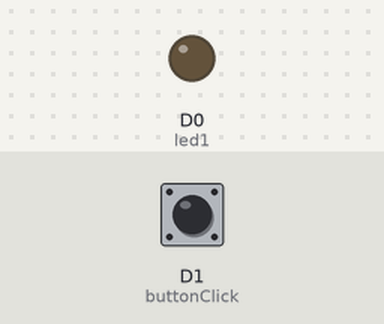
A sketch run on a simulated Particle Photon. Parts: output pins drawn as LEDs (lit = HIGH). Inputs (shaded band) come from the test bench; at power-on: D1 (buttonClick) LOW.

Above: at 1.2 s.
1.3 s: D1 (buttonClick) pulled HIGH for 0.15 s
At 2.6 s:
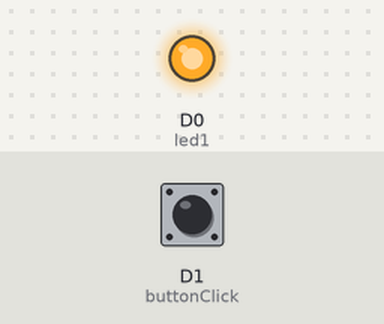
4.4 s: D1 (buttonClick) pulled HIGH for 1 s
At 7.6 s:
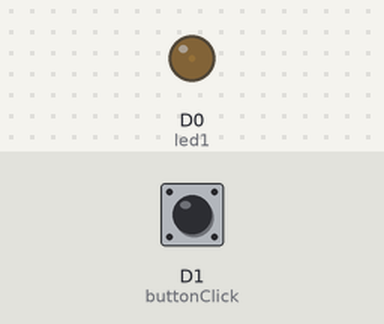
7.9 s: D1 (buttonClick) pulled HIGH for 3.2 s
At 9.3 s:
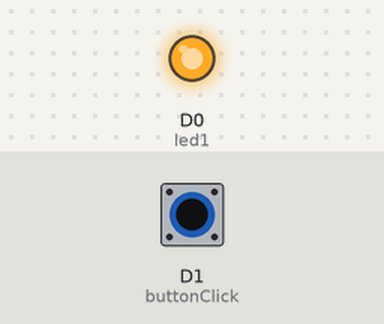
13.4 s: D1 (buttonClick) pulled HIGH for 0.15 s
At 15.7 s:
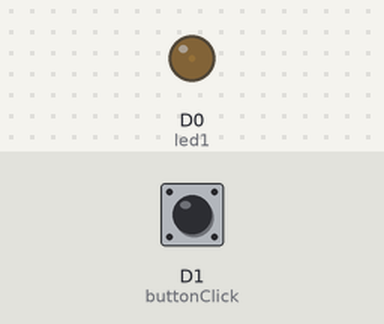
Timing chart, 0 to 31.7 s (numbered marks = the images above; inputs shaded):
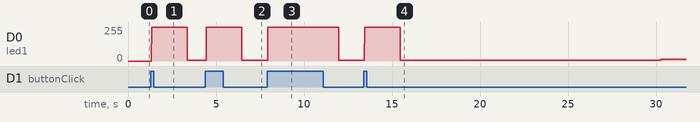

Measured:
- after the input at 1.3 s, D0 (led1): 0/255 → 255/255 at once, → 4/255 2.0 s later
- after the input at 4.4 s, D0 (led1): 4/255 → 255/255 at once, → 4/255 2.0 s later
- after the input at 7.9 s, D0 (led1): 4/255 → 255/255 at once, → 4/255 4.0 s later
- after the input at 13.4 s, D0 (led1): 4/255 → 255/255 at once, → 4/255 2.0 s later, → 13/255 14.8 s later

The sketch:

pushButtonToPublish.ino
```cpp
//write to D0 pin
int led1 = D0;
//write to D1 when the button is pressed
int buttonClick = D1;

String deviceOwner = "Miggie Hedrick";

//set up
void setup() {
    pinMode(led1, OUTPUT);
    pinMode(buttonClick, INPUT_PULLDOWN);
}

//infinite loop to continously put voltage on the led, but only lights up when button is pressed
void loop() {

  // To blink the LED, first we'll turn it on...
  digitalWrite(led1, HIGH);

  //while loop to continously determine if the button has been pressed. If voltage is on the pin, then publish to the particle cloud
  while(digitalRead(buttonClick) == HIGH) {


	//publish to the Particle.io cloud
    Particle.publish("Fall Detected",deviceOwner, 3600, PRIVATE);
    delay(2000);
  }//end while loop

  //turn off led
  digitalWrite(led1, LOW);

}
```
